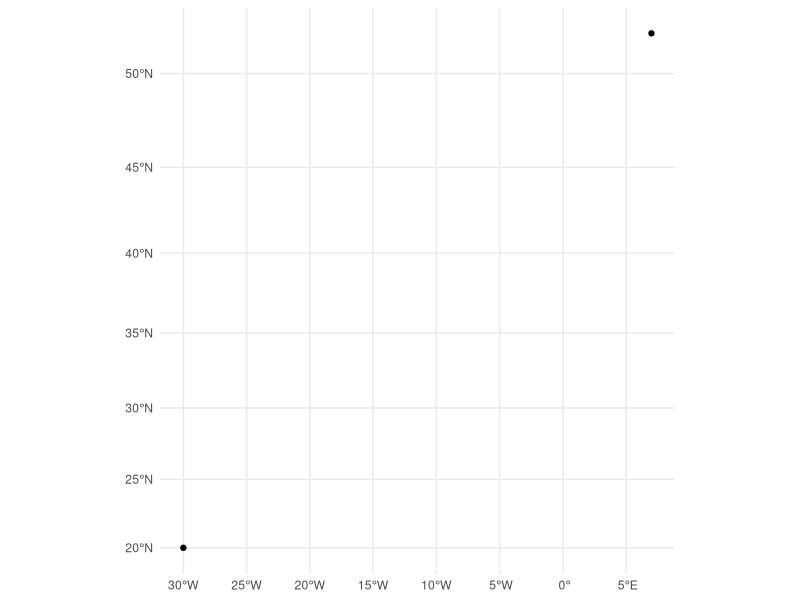

The R source for this figure:
## ---- chunk 1
library(knitr)
require(tidyverse)
require(sf)
require(sp)

set.seed(453)
# invalidate cache when the package version changes
knitr::opts_chunk$set(tidy = FALSE, echo = FALSE, 
                  message = FALSE, warning = FALSE,
                  out.width = "45%", cache = TRUE, 
                  dev.args=list(bg=grey(0.9), pointsize=11))
options(knitr.table.format = "latex")
options(knitr.kable.NA = "", digits = 2)
options(kableExtra.latex.load_packages = FALSE)
theme_set(theme_bw())
## ---- chunk 2
# source literature: https://www.e-education.psu.edu/meteo3/l5_p5.html
# source data: https://www.e-education.psu.edu/meteo3/sites/www.e-education.psu.edu.meteo3/files/images/lesson5/ir_fog0308.png
## ---- chunk 3
p1 = st_point(c(7,52))
p2 = st_point(c(-30,20))

# let's set the projection to longlat with WGS84, epsg code 4326
sfc = st_sfc(p1, p2, crs = 4326) # crs is equivalent to "+init=epsg:4326 +proj=longlat +ellps=WGS84 +datum=WGS84 +no_defs+towgs84=0,0,0"; this information is obtained with
# CRS("+init=epsg:4326")

# # setting crs is done by
sfc %>% 
  st_transform(crs = "+init=epsg:3857") # mercator projection, google maps/osm maps tiles

sfc %>% 
  st_transform(crs = "+init=epsg:4269") # longlat projection with NAD83

ggplot() +
  geom_sf(data = st_geometry(sfc)) +
  theme_minimal() +
  coord_sf(crs = "+init=epsg:3857")
